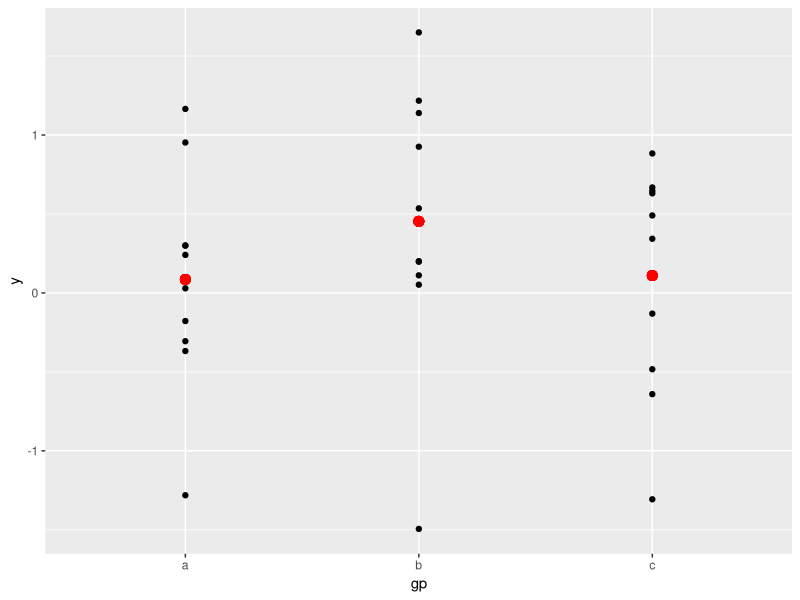
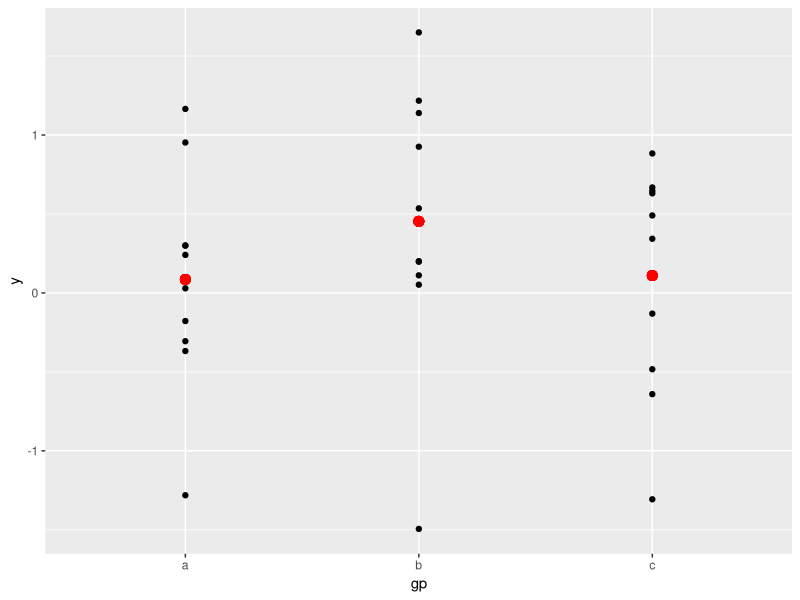
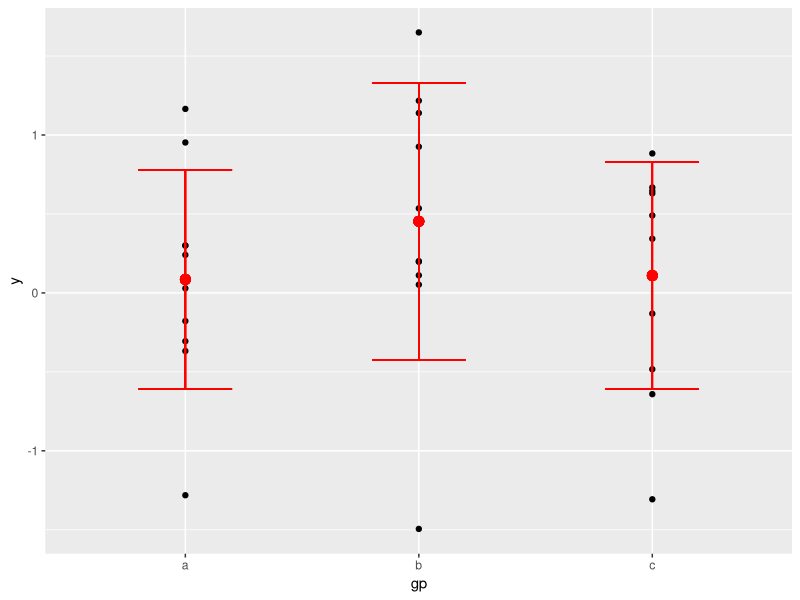

Generate these figures, in order, with R:
## ---- chunk 1
#| message: false
library(tidyverse)
## ---- chunk 2
# Generate some sample data, then compute mean and standard deviation
# in each group
df <- data.frame(
  gp = factor(rep(letters[1:3], each = 10)),
  y = rnorm(30)
)
ds <- do.call(rbind, lapply(split(df, df$gp), function(d) {
  data.frame(mean = mean(d$y), sd = sd(d$y), gp = d$gp)
}))

# The summary data frame ds is used to plot larger red points on top
# of the raw data. Note that we don't need to supply `data` or `mapping`
# in each layer because the defaults from ggplot() are used.
ggplot(df, aes(gp, y)) +
  geom_point() +
  geom_point(data = ds, aes(y = mean), colour = 'red', size = 3)

# Same plot as above, declaring only the data frame in ggplot().
# Note how the x and y aesthetics must now be declared in
# each geom_point() layer.
ggplot(df) +
  geom_point(aes(gp, y)) +
  geom_point(data = ds, aes(gp, mean), colour = 'red', size = 3)

# Alternatively we can fully specify the plot in each layer. This
# is not useful here, but can be more clear when working with complex
# mult-dataset graphics
ggplot() +
  geom_point(data = df, aes(gp, y)) +
  geom_point(data = ds, aes(gp, mean), colour = 'red', size = 3) +
  geom_errorbar(
    data = ds,
    aes(gp, mean, ymin = mean - sd, ymax = mean + sd),
    colour = 'red',
    width = 0.4
  )
